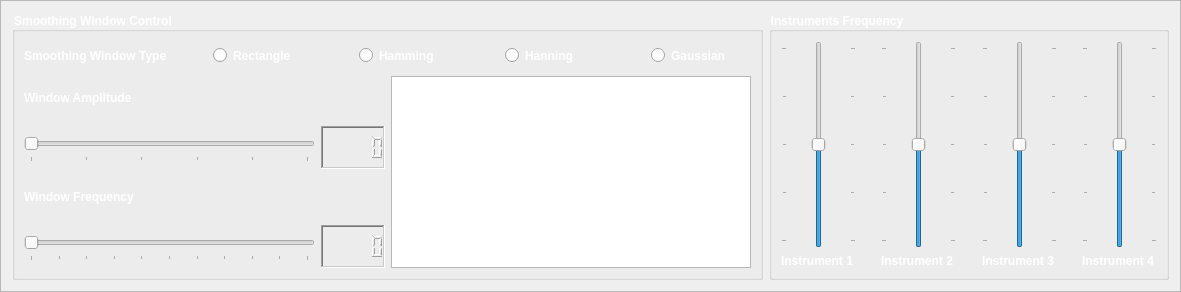
              <widget class="QFrame" name="frame_11">
               <property name="frameShape">
                <enum>QFrame::StyledPanel</enum>
               </property>
               <property name="frameShadow">
                <enum>QFrame::Raised</enum>
               </property>
               <layout class="QGridLayout" name="gridLayout_34">
                <item row="0" column="0">
                 <layout class="QGridLayout" name="gridLayout_35">
                  <item row="0" column="0">
                   <widget class="QGroupBox" name="groupBox_5">
                    <property name="font">
                     <font>
                      <pointsize>9</pointsize>
                      <weight>75</weight>
                      <bold>true</bold>
                     </font>
                    </property>
                    <property name="styleSheet">
                     <string notr="true">color: rgb(255, 255, 255);</string>
                    </property>
                    <property name="title">
                     <string>Smoothing Window Control</string>
                    </property>
                    <layout class="QGridLayout" name="gridLayout_36">
                     <item row="1" column="1" rowspan="2">
                      <widget class="PlotWidget" name="Musical_Instruments_Smoothing_Window_Graph">
                       <property name="minimumSize">
                        <size>
                         <width>0</width>
                         <height>182</height>
                        </size>
                       </property>
                      </widget>
                     </item>
                     <item row="0" column="0" colspan="2">
                      <layout class="QGridLayout" name="gridLayout_37">
                       <item row="0" column="7">
                        <spacer name="horizontalSpacer_21">
                         <property name="orientation">
                          <enum>Qt::Horizontal</enum>
                         </property>
                         <property name="sizeHint" stdset="0">
                          <size>
                           <width>40</width>
                           <height>20</height>
                          </size>
                         </property>
                        </spacer>
                       </item>
                       <item row="0" column="5">
                        <spacer name="horizontalSpacer_20">
                         <property name="orientation">
                          <enum>Qt::Horizontal</enum>
                         </property>
                         <property name="sizeHint" stdset="0">
                          <size>
                           <width>40</width>
                           <height>20</height>
                          </size>
                         </property>
                        </spacer>
                       </item>
                       <item row="0" column="1">
                        <spacer name="horizontalSpacer_18">
                         <property name="orientation">
                          <enum>Qt::Horizontal</enum>
                         </property>
                         <property name="sizeHint" stdset="0">
                          <size>
                           <width>40</width>
                           <height>20</height>
                          </size>
                         </property>
                        </spacer>
                       </item>
                       <item row="0" column="4">
                        <widget class="QRadioButton" name="Musical_Instruments_Hamming_Radio_Button">
                         <property name="minimumSize">
                          <size>
                           <width>100</width>
                           <height>29</height>
                          </size>
                         </property>
                         <property name="font">
                          <font>
                           <weight>75</weight>
                           <bold>true</bold>
                          </font>
                         </property>
                         <property name="text">
                          <string>Hamming</string>
                         </property>
                        </widget>
                       </item>
                       <item row="0" column="0">
                        <widget class="QLabel" name="label_25">
                         <property name="font">
                          <font>
                           <weight>75</weight>
                           <bold>true</bold>
                          </font>
                         </property>
                         <property name="text">
                          <string>Smoothing Window Type</string>
                         </property>
                        </widget>
                       </item>
                       <item row="0" column="8">
                        <widget class="QRadioButton" name="Musical_Instruments_Gaussian_Radio_Button">
                         <property name="minimumSize">
                          <size>
                           <width>100</width>
                           <height>29</height>
                          </size>
                         </property>
                         <property name="font">
                          <font>
                           <weight>75</weight>
                           <bold>true</bold>
                          </font>
                         </property>
                         <property name="text">
                          <string>Gaussian</string>
                         </property>
                        </widget>
                       </item>
                       <item row="0" column="2">
                        <widget class="QRadioButton" name="Musical_Instruments_Rectangle_Radio_Button">
                         <property name="minimumSize">
                          <size>
                           <width>100</width>
                           <height>29</height>
                          </size>
                         </property>
                         <property name="font">
                          <font>
                           <weight>75</weight>
                           <bold>true</bold>
                          </font>
                         </property>
                         <property name="text">
                          <string>Rectangle</string>
                         </property>
                        </widget>
                       </item>
                       <item row="0" column="6">
                        <widget class="QRadioButton" name="Musical_Instruments_Rectangle_Hanning_Button">
                         <property name="minimumSize">
                          <size>
                           <width>100</width>
                           <height>29</height>
                          </size>
                         </property>
                         <property name="font">
                          <font>
                           <weight>75</weight>
                           <bold>true</bold>
                          </font>
                         </property>
                         <property name="text">
                          <string>Hanning</string>
                         </property>
                        </widget>
                       </item>
                       <item row="0" column="3">
                        <spacer name="horizontalSpacer_19">
                         <property name="orientation">
                          <enum>Qt::Horizontal</enum>
                         </property>
                         <property name="sizeHint" stdset="0">
                          <size>
                           <width>40</width>
                           <height>20</height>
                          </size>
                         </property>
                        </spacer>
                       </item>
                      </layout>
                     </item>
                     <item row="1" column="0">
                      <layout class="QVBoxLayout" name="verticalLayout_17">
                       <item>
                        <widget class="QLabel" name="label_26">
                         <property name="font">
                          <font>
                           <weight>75</weight>
                           <bold>true</bold>
                          </font>
                         </property>
                         <property name="text">
                          <string>Window Amplitude</string>
                         </property>
                        </widget>
                       </item>
                       <item>
                        <layout class="QHBoxLayout" name="horizontalLayout_10">
                         <item>
                          <widget class="QSlider" name="Musical_Instruments_WIndow_Amplitude_Slider">
                           <property name="sizePolicy">
                            <sizepolicy hsizetype="Expanding" vsizetype="Fixed">
                             <horstretch>120</horstretch>
                             <verstretch>0</verstretch>
                            </sizepolicy>
                           </property>
                           <property name="minimumSize">
                            <size>
                             <width>0</width>
                             <height>29</height>
                            </size>
                           </property>
                           <property name="minimum">
                            <number>0</number>
                           </property>
                           <property name="maximum">
                            <number>5</number>
                           </property>
                           <property name="singleStep">
                            <number>0</number>
                           </property>
                           <property name="pageStep">
                            <number>0</number>
                           </property>
                           <property name="value">
                            <number>0</number>
                           </property>
                           <property name="sliderPosition">
                            <number>0</number>
                           </property>
                           <property name="tracking">
                            <bool>true</bool>
                           </property>
                           <property name="orientation">
                            <enum>Qt::Horizontal</enum>
                           </property>
                           <property name="invertedAppearance">
                            <bool>false</bool>
                           </property>
                           <property name="invertedControls">
                            <bool>false</bool>
                           </property>
                           <property name="tickPosition">
                            <enum>QSlider::TicksBelow</enum>
                           </property>
                           <property name="tickInterval">
                            <number>1</number>
                           </property>
                          </widget>
                         </item>
                         <item>
                          <widget class="QLCDNumber" name="Musical_Instruments_WIndow_Amplitude_LCD">
                           <property name="enabled">
                            <bool>true</bool>
                           </property>
                           <property name="minimumSize">
                            <size>
                             <width>0</width>
                             <height>29</height>
                            </size>
                           </property>
                           <property name="font">
                            <font>
                             <weight>75</weight>
                             <bold>true</bold>
                            </font>
                           </property>
                           <property name="frameShape">
                            <enum>QFrame::WinPanel</enum>
                           </property>
                           <property name="frameShadow">
                            <enum>QFrame::Sunken</enum>
                           </property>
                           <property name="lineWidth">
                            <number>1</number>
                           </property>
                           <property name="segmentStyle">
                            <enum>QLCDNumber::Outline</enum>
                           </property>
                           <property name="intValue" stdset="0">
                            <number>0</number>
                           </property>
                          </widget>
                         </item>
                        </layout>
                       </item>
                      </layout>
                     </item>
                     <item row="2" column="0">
                      <layout class="QVBoxLayout" name="verticalLayout_18">
                       <item>
                        <widget class="QLabel" name="label_27">
                         <property name="font">
                          <font>
                           <weight>75</weight>
                           <bold>true</bold>
                          </font>
                         </property>
                         <property name="text">
                          <string>Window Frequency</string>
                         </property>
                        </widget>
                       </item>
                       <item>
                        <layout class="QHBoxLayout" name="horizontalLayout_11">
                         <item>
                          <widget class="QSlider" name="Musical_Instruments_WIndow_Frequency_Slider">
                           <property name="sizePolicy">
                            <sizepolicy hsizetype="Expanding" vsizetype="Fixed">
                             <horstretch>120</horstretch>
                             <verstretch>0</verstretch>
                            </sizepolicy>
                           </property>
                           <property name="minimumSize">
                            <size>
                             <width>0</width>
                             <height>29</height>
                            </size>
                           </property>
                           <property name="minimum">
                            <number>0</number>
                           </property>
                           <property name="maximum">
                            <number>10</number>
                           </property>
                           <property name="singleStep">
                            <number>0</number>
                           </property>
                           <property name="pageStep">
                            <number>0</number>
                           </property>
                           <property name="value">
                            <number>0</number>
                           </property>
                           <property name="sliderPosition">
                            <number>0</number>
                           </property>
                           <property name="tracking">
                            <bool>true</bool>
                           </property>
                           <property name="orientation">
                            <enum>Qt::Horizontal</enum>
                           </property>
                           <property name="invertedAppearance">
                            <bool>false</bool>
                           </property>
                           <property name="invertedControls">
                            <bool>false</bool>
                           </property>
                           <property name="tickPosition">
                            <enum>QSlider::TicksBelow</enum>
                           </property>
                           <property name="tickInterval">
                            <number>1</number>
                           </property>
                          </widget>
                         </item>
                         <item>
                          <widget class="QLCDNumber" name="Musical_Instruments_WIndow_Frequency_LCD">
                           <property name="enabled">
                            <bool>true</bool>
                           </property>
                           <property name="minimumSize">
                            <size>
                             <width>0</width>
                             <height>29</height>
                            </size>
                           </property>
                           <property name="font">
                            <font>
                             <weight>75</weight>
                             <bold>true</bold>
                            </font>
                           </property>
                           <property name="frameShape">
                            <enum>QFrame::WinPanel</enum>
                           </property>
                           <property name="frameShadow">
                            <enum>QFrame::Sunken</enum>
                           </property>
                           <property name="lineWidth">
                            <number>1</number>
                           </property>
                           <property name="segmentStyle">
                            <enum>QLCDNumber::Outline</enum>
                           </property>
                           <property name="intValue" stdset="0">
                            <number>0</number>
                           </property>
                          </widget>
                         </item>
                        </layout>
                       </item>
                      </layout>
                     </item>
                    </layout>
                   </widget>
                  </item>
                  <item row="0" column="1">
                   <widget class="QGroupBox" name="groupBox_6">
                    <property name="sizePolicy">
                     <sizepolicy hsizetype="Expanding" vsizetype="Preferred">
                      <horstretch>0</horstretch>
                      <verstretch>0</verstretch>
                     </sizepolicy>
                    </property>
                    <property name="maximumSize">
                     <size>
                      <width>400</width>
                      <height>16777215</height>
                     </size>
                    </property>
                    <property name="font">
                     <font>
                      <pointsize>9</pointsize>
                      <weight>75</weight>
                      <bold>true</bold>
                     </font>
                    </property>
                    <property name="styleSheet">
                     <string notr="true">color: rgb(255, 255, 255);</string>
                    </property>
                    <property name="title">
                     <string>Instruments Frequency</string>
                    </property>
                    <layout class="QGridLayout" name="gridLayout_38">
                     <item row="0" column="0">
                      <layout class="QHBoxLayout" name="horizontalLayout_12">
                       <item>
                        <layout class="QVBoxLayout" name="verticalLayout_19">
                         <item>
                          <widget class="QSlider" name="Musical_Instruments_Instrument_1_Frequency_Slider">
                           <property name="sizePolicy">
                            <sizepolicy hsizetype="Maximum" vsizetype="Expanding">
                             <horstretch>0</horstretch>
                             <verstretch>0</verstretch>
                            </sizepolicy>
                           </property>
                           <property name="minimumSize">
                            <size>
                             <width>75</width>
                             <height>0</height>
                            </size>
                           </property>
                           <property name="maximumSize">
                            <size>
                             <width>35</width>
                             <height>16777215</height>
                            </size>
                           </property>
                           <property name="minimum">
                            <number>-2</number>
                           </property>
                           <property name="maximum">
                            <number>2</number>
                           </property>
                           <property name="orientation">
                            <enum>Qt::Vertical</enum>
                           </property>
                           <property name="tickPosition">
                            <enum>QSlider::TicksBothSides</enum>
                           </property>
                          </widget>
                         </item>
                         <item>
                          <widget class="QLabel" name="Musical_Instruments_Instrument_1_Label">
                           <property name="minimumSize">
                            <size>
                             <width>75</width>
                             <height>0</height>
                            </size>
                           </property>
                           <property name="maximumSize">
                            <size>
                             <width>35</width>
                             <height>16777215</height>
                            </size>
                           </property>
                           <property name="font">
                            <font>
                             <weight>75</weight>
                             <bold>true</bold>
                            </font>
                           </property>
                           <property name="text">
                            <string>Instrument 1</string>
                           </property>
                          </widget>
                         </item>
                        </layout>
                       </item>
                       <item>
                        <spacer name="horizontalSpacer_5">
                         <property name="orientation">
                          <enum>Qt::Horizontal</enum>
                         </property>
                         <property name="sizeHint" stdset="0">
                          <size>
                           <width>40</width>
                           <height>20</height>
                          </size>
                         </property>
                        </spacer>
                       </item>
                       <item>
                        <layout class="QVBoxLayout" name="verticalLayout_20">
                         <item>
                          <widget class="QSlider" name="Musical_Instruments_Instrument_2_Frequency_Slider">
                           <property name="sizePolicy">
                            <sizepolicy hsizetype="Maximum" vsizetype="Expanding">
                             <horstretch>0</horstretch>
                             <verstretch>0</verstretch>
                            </sizepolicy>
                           </property>
                           <property name="minimumSize">
                            <size>
                             <width>75</width>
                             <height>0</height>
                            </size>
                           </property>
                           <property name="maximumSize">
                            <size>
                             <width>35</width>
                             <height>16777215</height>
                            </size>
                           </property>
                           <property name="minimum">
                            <number>-2</number>
                           </property>
                           <property name="maximum">
                            <number>2</number>
                           </property>
                           <property name="orientation">
                            <enum>Qt::Vertical</enum>
                           </property>
                           <property name="tickPosition">
                            <enum>QSlider::TicksBothSides</enum>
                           </property>
                          </widget>
                         </item>
                         <item>
                          <widget class="QLabel" name="Musical_Instruments_Instrument_2_Label">
                           <property name="minimumSize">
                            <size>
                             <width>75</width>
                             <height>0</height>
                            </size>
                           </property>
                           <property name="maximumSize">
                            <size>
                             <width>35</width>
                             <height>16777215</height>
                            </size>
                           </property>
                           <property name="font">
                            <font>
                             <weight>75</weight>
                             <bold>true</bold>
                            </font>
                           </property>
                           <property name="text">
                            <string>Instrument 2</string>
                           </property>
                          </widget>
                         </item>
                        </layout>
                       </item>
                       <item>
                        <spacer name="horizontalSpacer_9">
                         <property name="orientation">
                          <enum>Qt::Horizontal</enum>
                         </property>
                         <property name="sizeHint" stdset="0">
                          <size>
                           <width>40</width>
                           <height>20</height>
                          </size>
                         </property>
                        </spacer>
                       </item>
                       <item>
                        <layout class="QVBoxLayout" name="verticalLayout_21">
                         <item>
                          <widget class="QSlider" name="Musical_Instruments_Instrument_3_Frequency_Slider">
                           <property name="sizePolicy">
                            <sizepolicy hsizetype="Maximum" vsizetype="Expanding">
                             <horstretch>0</horstretch>
                             <verstretch>0</verstretch>
                            </sizepolicy>
                           </property>
                           <property name="minimumSize">
                            <size>
                             <width>75</width>
                             <height>0</height>
                            </size>
                           </property>
                           <property name="maximumSize">
                            <size>
                             <width>35</width>
                             <height>16777215</height>
                            </size>
                           </property>
                           <property name="minimum">
                            <number>-2</number>
                           </property>
                           <property name="maximum">
                            <number>2</number>
                           </property>
                           <property name="orientation">
                            <enum>Qt::Vertical</enum>
                           </property>
                           <property name="tickPosition">
                            <enum>QSlider::TicksBothSides</enum>
                           </property>
                          </widget>
                         </item>
                         <item>
                          <widget class="QLabel" name="Musical_Instruments_Instrument_3_Label">
                           <property name="minimumSize">
                            <size>
                             <width>75</width>
                             <height>0</height>
                            </size>
                           </property>
                           <property name="maximumSize">
                            <size>
                             <width>35</width>
                             <height>16777215</height>
                            </size>
                           </property>
                           <property name="font">
                            <font>
                             <weight>75</weight>
                             <bold>true</bold>
                            </font>
                           </property>
                           <property name="text">
                            <string>Instrument 3</string>
                           </property>
                          </widget>
                         </item>
                        </layout>
                       </item>
                       <item>
                        <spacer name="horizontalSpacer_17">
                         <property name="orientation">
                          <enum>Qt::Horizontal</enum>
                         </property>
                         <property name="sizeHint" stdset="0">
                          <size>
                           <width>40</width>
                           <height>20</height>
                          </size>
                         </property>
                        </spacer>
                       </item>
                       <item>
                        <layout class="QVBoxLayout" name="verticalLayout_22">
                         <item>
                          <widget class="QSlider" name="Musical_Instruments_Instrument_4_Frequency_Slider">
                           <property name="sizePolicy">
                            <sizepolicy hsizetype="Maximum" vsizetype="Expanding">
                             <horstretch>0</horstretch>
                             <verstretch>0</verstretch>
                            </sizepolicy>
                           </property>
                           <property name="minimumSize">
                            <size>
                             <width>75</width>
                             <height>0</height>
                            </size>
                           </property>
                           <property name="maximumSize">
                            <size>
                             <width>35</width>
                             <height>16777215</height>
                            </size>
                           </property>
                           <property name="minimum">
                            <number>-2</number>
                           </property>
                           <property name="maximum">
                            <number>2</number>
                           </property>
                           <property name="orientation">
                            <enum>Qt::Vertical</enum>
                           </property>
                           <property name="tickPosition">
                            <enum>QSlider::TicksBothSides</enum>
                           </property>
                          </widget>
                         </item>
                         <item>
                          <widget class="QLabel" name="Musical_Instruments_Instrument_4_Label">
                           <property name="minimumSize">
                            <size>
                             <width>75</width>
                             <height>0</height>
                            </size>
                           </property>
                           <property name="maximumSize">
                            <size>
                             <width>35</width>
                             <height>16777215</height>
                            </size>
                           </property>
                           <property name="font">
                            <font>
                             <weight>75</weight>
                             <bold>true</bold>
                            </font>
                           </property>
                           <property name="text">
                            <string>Instrument 4</string>
                           </property>
                          </widget>
                         </item>
                        </layout>
                       </item>
                      </layout>
                     </item>
                    </layout>
                   </widget>
                  </item>
                 </layout>
                </item>
               </layout>
              </widget>
